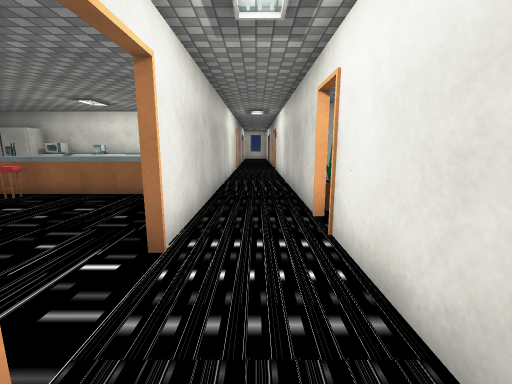
View 1 (above)

24 first-person views from a walk through a Unity game level. The camera is 1.4 m above the floor, tilts 10° down and sees 90° across. The floor is counted in squares, 1 m on a side. Each view is taken from the middle of a square. On the plan, view 1 faces up. The plan holds only what a view shows up to about 13 squares ahead; the rest is blank. The place goes on beyond the plan. The player character is not drawn. Door leaves are left out, so doorways stand open. Some surface patterns are stand-ins.

View 2
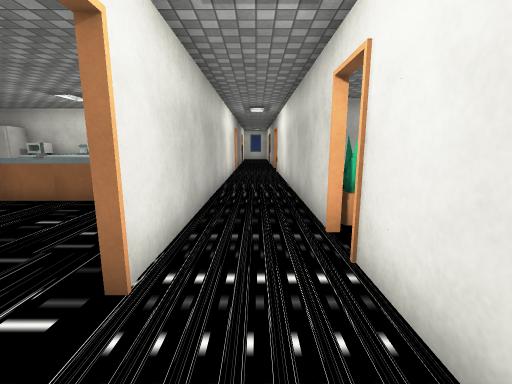

View 3
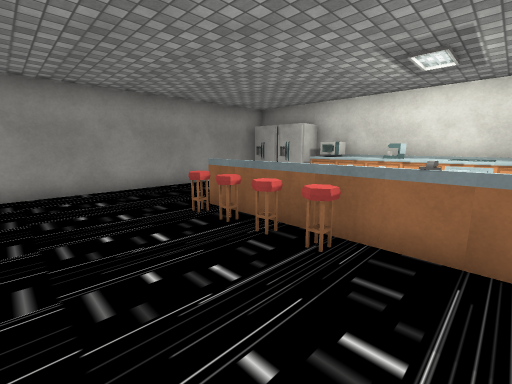

View 4
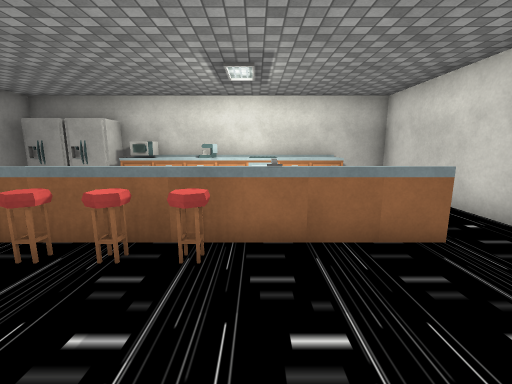

View 5
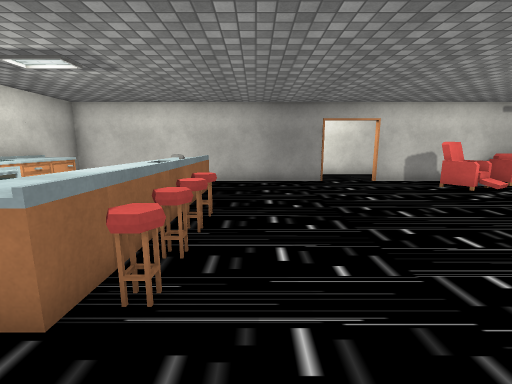

View 6
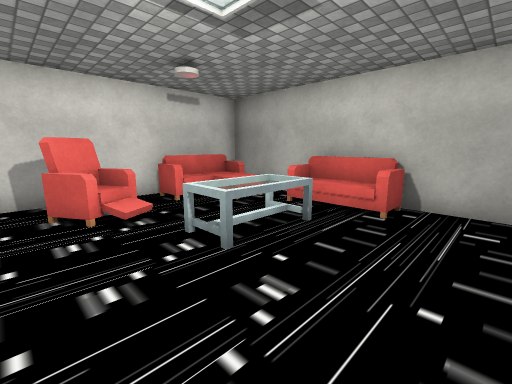

View 7
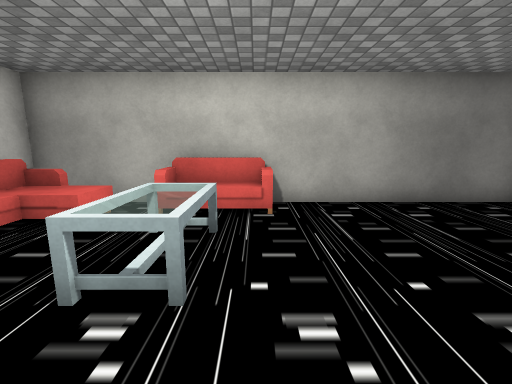

View 8
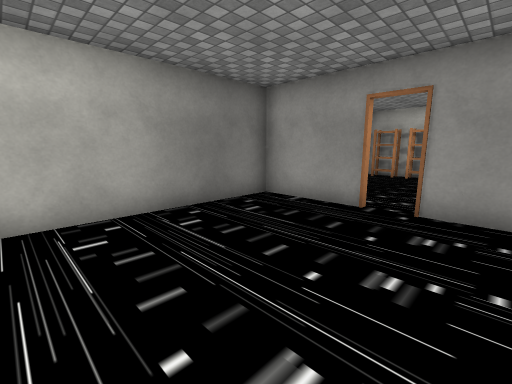

View 9
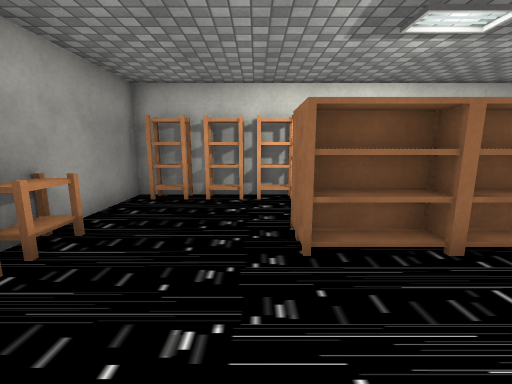

View 10
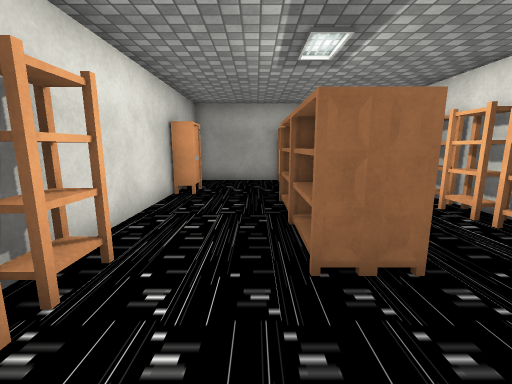

View 11
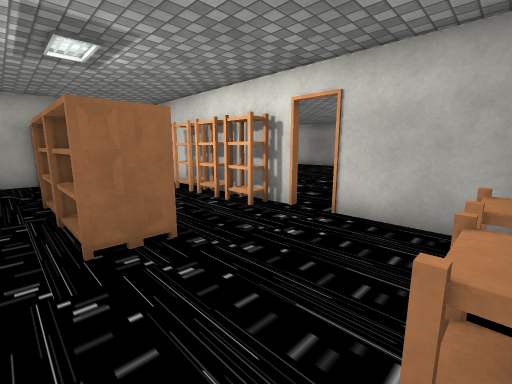

View 12
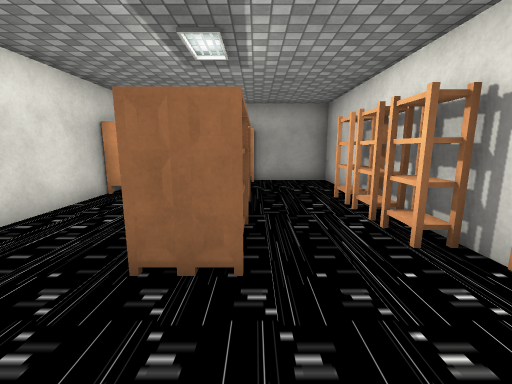

View 13
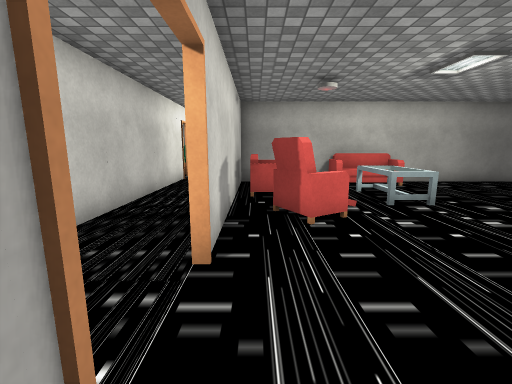

View 14
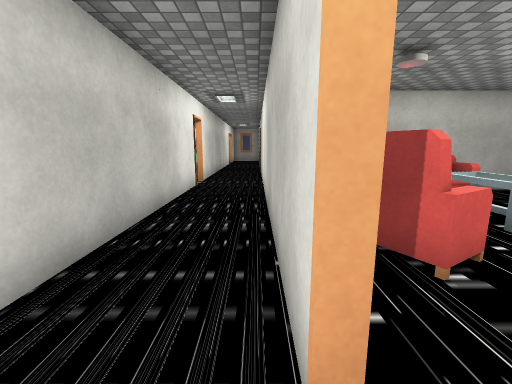

View 15
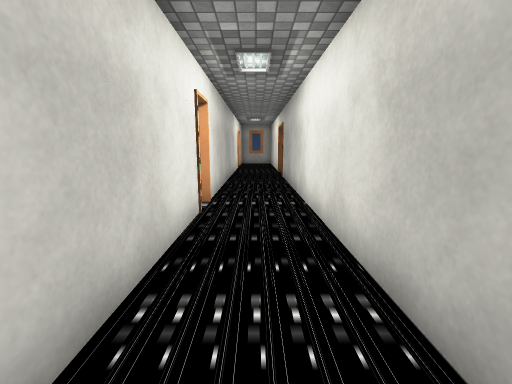

View 16
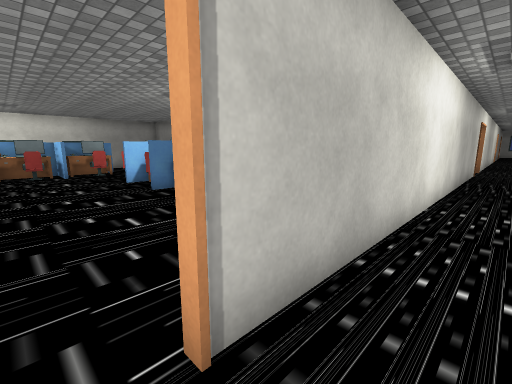

View 17
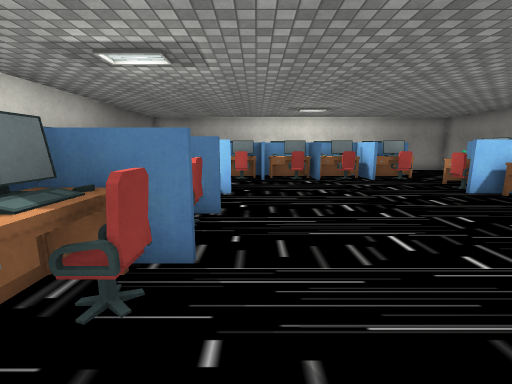

View 18
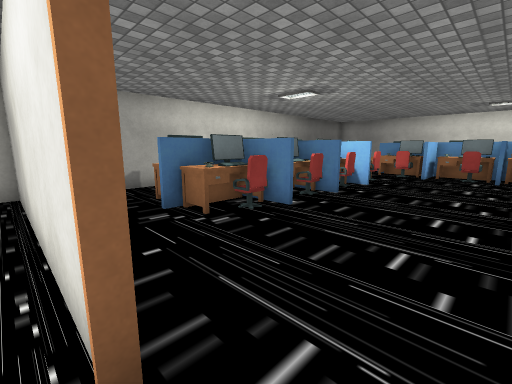

View 19
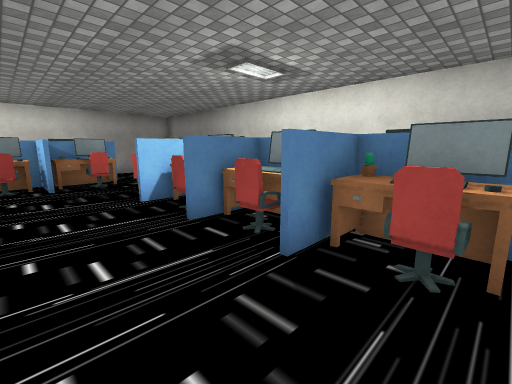

View 20
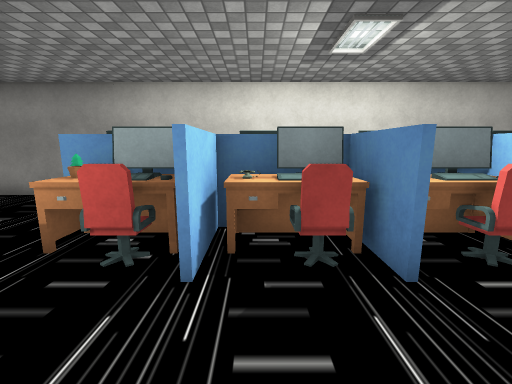

View 21
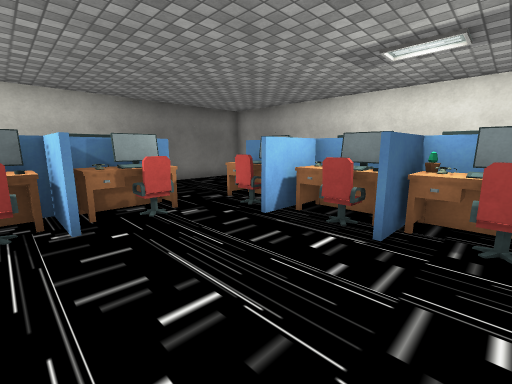

View 22
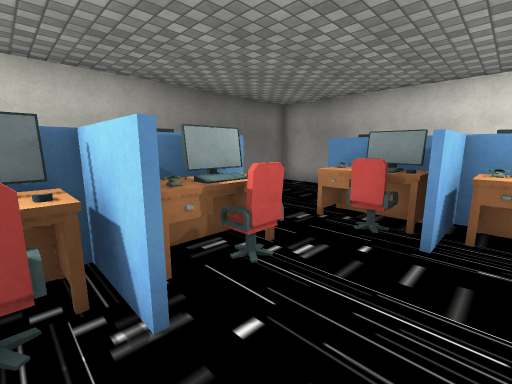

View 23
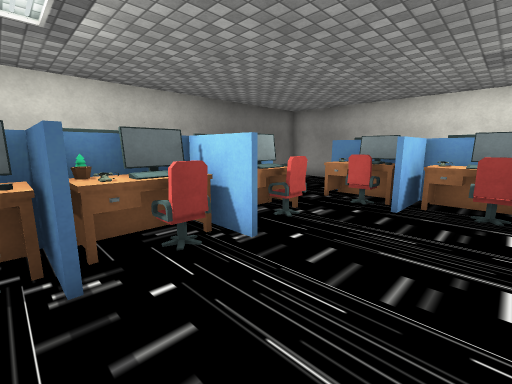

View 24
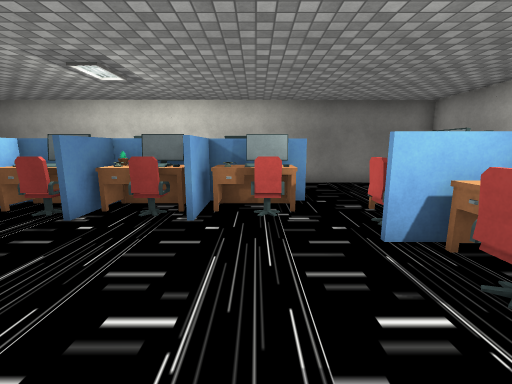

### Floor plan
Points are (right, up) in squares from view 1. A wall is a line through its corners. A room is listed if a view was taken in it or the views show most of it. See-through windows are left out.
Room 1 (views 1, 2, 14, 15)
walls: (-1.3, 1.1) (-1.3, -7.4); (1.2, 5) (1.2, 13.5); (1.2, -7.5) (1.2, 4.1); (-1.3, 13.5) (-1.3, 3.1)
ways out: opening at (-1, -4.5) to room 2; opening at (-1, 2.5) to room 2; opening at (0, -6.5) to room 3
Room 2 (views 3, 4, 5, 6, 7, 8, 9, 10, 11, 12, 13, 17, 19, 20, 21, 22, 23, 24)
walls: (-14, -6.1) (-14, -3.2); (-13.9, -3.2) (-13.9, -6.5) (-7.4, -6.5); (-10.7, -9.6) (-10.7, -11.6); (-14, -2.4) (-14, -1.5); (-13.9, -1.4) (-13.9, -2.4); (-4.6, -6.5) (-3.5, -6.5); (-14, 0.4) (-14, 5.9) (-17.1, 5.9); (-5.9, -10.5) (-5.9, -11.6); (-15.8, -10.5) (-15.8, -20.4); (-1.4, -6.5) (-1.4, 1.1); (-13.9, -13) (-15.9, -13); (-1.4, 3.1) (-1.4, 13.3) (-2.6, 13.3); (-15.9, -15.3) (-15.4, -15.3); (-17, 5.3) (-18.1, 5.3) (-18.1, 5.9) (-21.4, 5.9); (-10.7, -18.8) (-10.7, -20.6); (-20.9, 3.6) (-20.9, 2.6) (-21.5, 2.6); (-15.9, -17.6) (-13.9, -17.6); (-21.5, 2.9) (-21.5, -6.5) (-17.4, -6.5); (-5.9, -18.8) (-5.9, -20.6); (-11.6, -20.5) (-10.4, -20.5); (-10.8, -20.8) (-10.8, -18.8); (-13.4, -20.5) (-12.4, -20.5); (-6.1, -20.6) (-6.1, -19.9); (-13.9, 13) (-13.9, 3.9); (-18.8, -21.9) (-18.8, -24.1) (-13.9, -24.1); (-5.1, -24.1) (-3.9, -24.1)
ways out: opening at (-1, -4.5) to room 1; opening at (-1, 2.5) to room 1; opening at (-1, -15.5) to room 3
objects: bookshelf (-21, -6) to (-21, -5); bookshelf (-21, -4) to (-21, -3); bookshelf (-21, -2); bookshelf (-18, -6) to (-17, -6); bookshelf (-18, -2) to (-18, -1); bookshelf (-18, 0) to (-18, 1); other object (-17, -20) to (-16, -19); other object (-17, -17); other object (-17, -15) to (-16, -14); other object (-17, -12) to (-16, -12); bookshelf (-17, -2) to (-17, -1); bookshelf (-17, 0) to (-17, 1); bookshelf (-16, -6); other object (-15, -20); other object (-15, -19) to (-14, -18); other object (-15, -17); other object (-15, -16) to (-14, -16); other object (-15, -15); other object (-15, -14) to (-14, -14); other object (-15, -12); other object (-15, -11) to (-14, -11); bookshelf (-15, -1) to (-14, -1); bookshelf (-15, 0) to (-14, 1); bookshelf (-15, 2) to (-14, 2); other object (-14, -15); other object (-13, -20) to (-12, -19); other object (-13, -10); other object (-13, -9) to (-12, -8); fridge (-13, 13); other object (-12, -22) to (-12, -21); other object (-12, -11) to (-12, -10); fridge (-12, 13) to (-11, 13); other object (-10, -20) to (-10, -19); other object (-10, -11) to (-9, -10); other object (-10, -10); other object (-10, -9) to (-10, -8); other object (-10, 7); cabinet (-10, 8) to (-9, 8); microwave (-10, 12) to (-10, 13); other object (-9, -22) to (-9, -21); other object (-9, -20); other object (-9, -19); other object (-9, 7); cabinet (-9, 12); drawers (-9, 13); other object (-8, -20) to (-7, -19); other object (-8, -11) to (-7, -10); other object (-8, -9) to (-7, -8); other object (-8, 7); drawers (-8, 8); machine (-8, 12) to (-7, 12); other object (-7, -22) to (-7, -21); sofa (-7, -6) to (-5, -5); other object (-7, 7); drawers (-7, 8); cabinet (-7, 12) to (-6, 13); table (-6, -4) to (-5, -2); cabinet (-6, 8); other object (-5, -22) to (-4, -21); other object (-5, -20) to (-5, -19); other object (-5, -11) to (-4, -10); other object (-5, -9) to (-5, -8); sink (-5, 8); stove (-5, 12); drawers (-5, 13); other object (-4, -20); sofa (-4, -6) to (-2, -3); drawers (-4, 8); cabinet (-4, 12); chair (-3, -1); cabinet (-3, 8)
Room 3 (views 16, 18)
walls: (1.2, -14.9) (1.2, -8.4); (-1.3, -16.4) (-1.3, -24.1); (-1.3, -7.4) (-1.3, -14.4)
ways out: opening at (0, -6.5) to room 1; opening at (-1, -15.5) to room 2; opening at (1, -8)

Where each view was taken, in squares from view 1:
view 1: 0 up, 0 right, facing up
view 2: 1 up, 0 right, facing up
view 3: 4 up, 5 left, facing up-left
view 4: 4 up, 6 left, facing up
view 5: 6 up, 12 left, facing right
view 6: 0 up, 9 left, facing down-right
view 7: 0 up, 7 left, facing down
view 8: 1 down, 8 left, facing down-left
view 9: 3 down, 14 left, facing left
view 10: 5 down, 19 left, facing up
view 11: 6 down, 19 left, facing up-right
view 12: 5 down, 17 left, facing up
view 13: 4 up, 2 left, facing down
view 14: 2 up, 1 left, facing down
view 15: 2 down, 0 right, facing down
view 16: 15 down, 0 right, facing up-left
view 17: 18 down, 3 left, facing left
view 18: 15 down, 1 left, facing down-left
view 19: 14 down, 4 left, facing up-left
view 20: 14 down, 10 left, facing up
view 21: 14 down, 10 left, facing down-left
view 22: 17 down, 10 left, facing down-left
view 23: 16 down, 8 left, facing down-left
view 24: 14 down, 12 left, facing down
